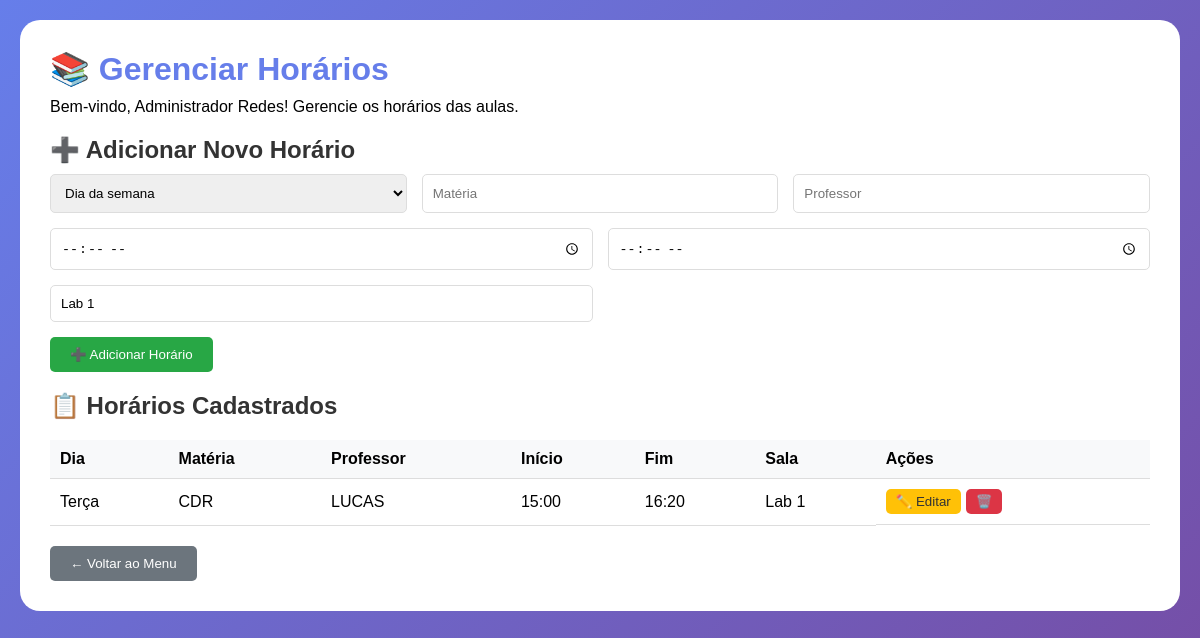
The app's page /admin_horarios.php (signed in) with its own data.
### tables this page shows
CREATE TABLE horarios (
            id INTEGER PRIMARY KEY AUTOINCREMENT,
            dia_semana TEXT,
            materia TEXT,
            professor TEXT,
            horario_inicio TEXT,
            horario_fim TEXT,
            sala TEXT DEFAULT 'Lab 1'
        );

### admin_horarios.php (the view, shortened to what this page needs)
<?php
$pdo = getConnection();
$horarios = $pdo->query("SELECT * FROM horarios ORDER BY dia_semana, horario_inicio")->fetchAll();
?>
<!DOCTYPE html>
<html lang="pt-br">
<head>
</head>
<body>
    <div class="container">
        <div class="card">
            <h1>📚 Gerenciar Horários</h1>
            <p>Bem-vindo, <?php echo $_SESSION['user_nome']; ?>! Gerencie os horários das aulas.</p>
            <h2>➕ Adicionar Novo Horário</h2>
            <form method="POST">
                <div class="form-row">
                    <select name="dia" required>
                        <option value="">Dia da semana</option>
                    </select>
                    <input type="text" name="materia" placeholder="Matéria" required>
                    <input type="text" name="professor" placeholder="Professor" required>
                </div>
                <div class="form-row2">
                    <input type="time" name="horario_inicio" required>
                    <input type="time" name="horario_fim" required>
                </div>
                <div class="form-row2">
                    <input type="text" name="sala" placeholder="Sala (ex: Lab 1)" value="Lab 1">
                </div>
                <button type="submit" name="adicionar" class="btn-adicionar">➕ Adicionar Horário</button>
            </form>
            <h2>📋 Horários Cadastrados</h2>
            <?php if (empty($horarios)): ?>
                <p style="color:#999; text-align:center; padding:20px;">Nenhum horário cadastrado ainda.</p>
            <?php else: ?>
            <table>
                <thead>
                    <tr>
                        <th>Dia</th>
                        <th>Matéria</th>
                        <th>Professor</th>
                        <th>Início</th>
                        <th>Fim</th>
                        <th>Sala</th>
                        <th>Ações</th>
                    </tr>
                </thead>
                <tbody>
                    <?php foreach ($horarios as $h): ?>
                    <tr id="row-<?php echo $h['id']; ?>">
                        <td><?php echo htmlspecialchars($h['dia_semana']); ?></td>
                        <td><?php echo htmlspecialchars($h['materia']); ?></td>
                        <td><?php echo htmlspecialchars($h['professor']); ?></td>
                        <td><?php echo substr($h['horario_inicio'], 0, 5); ?></td>
                        <td><?php echo substr($h['horario_fim'], 0, 5); ?></td>
                        <td><?php echo htmlspecialchars($h['sala']); ?></td>
                        <td class="acoes">
                            <button class="btn-editar" onclick="editar(<?php echo $h['id']; ?>)">✏️ Editar</button>
                            <form method="POST" style="display:inline">
                                <button type="submit" name="excluir" class="btn-excluir" onclick="return confirm('Excluir este horário?')">🗑️</button>
                            </form>
                        </td>
                    </tr>
                    <?php endforeach; ?>
                </tbody>
            </table>
            <?php endif; ?>
            <button onclick="location.href='menu.php'" class="btn-voltar">← Voltar ao Menu</button>
        </div>
    </div>
</body>
</html>

### admin_horarios.php (style rules this page uses)
* { margin: 0; padding: 0; box-sizing: border-box; }
body { font-family: Arial, sans-serif; background: linear-gradient(135deg, #667eea 0%, #764ba2 100%); min-height: 100vh; padding: 20px; }
.container { max-width: 1200px; margin: 0 auto; }
.card { background: white; border-radius: 20px; padding: 30px; margin-bottom: 20px; }
h1 { color: #667eea; margin-bottom: 10px; }
h2 { margin: 20px 0 10px 0; color: #333; }
.form-row { display: grid; grid-template-columns: 1fr 1fr 1fr; gap: 15px; margin-bottom: 15px; }
.form-row2 { display: grid; grid-template-columns: 1fr 1fr; gap: 15px; margin-bottom: 15px; }
input, select { width: 100%; padding: 10px; border: 1px solid #ddd; border-radius: 5px; }
button { background: #4CAF50; color: white; border: none; padding: 10px 20px; border-radius: 5px; cursor: pointer; }
.btn-excluir { background: #dc3545; padding: 5px 10px; }
.btn-editar { background: #ffc107; color: #333; padding: 5px 10px; }
table { width: 100%; border-collapse: collapse; margin-top: 20px; }
th, td { padding: 10px; text-align: left; border-bottom: 1px solid #ddd; }
th { background: #f8f9fa; }
.btn-voltar { background: #6c757d; margin-top: 20px; }
.btn-adicionar { background: #28a745; }
.acoes { display: flex; gap: 5px; flex-wrap: wrap; }

### records on screen
horarios: dia_semana "Terça", materia "CDR", professor "LUCAS", horario_inicio "15:00", horario_fim "16:20", sala "Lab 1"

### other values on screen
$_SESSION['user_nome'] "Administrador Redes"
